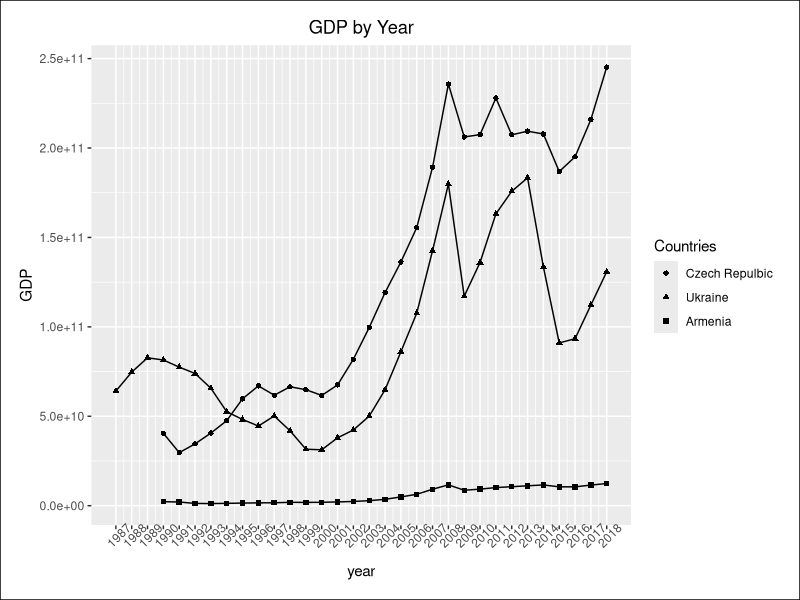
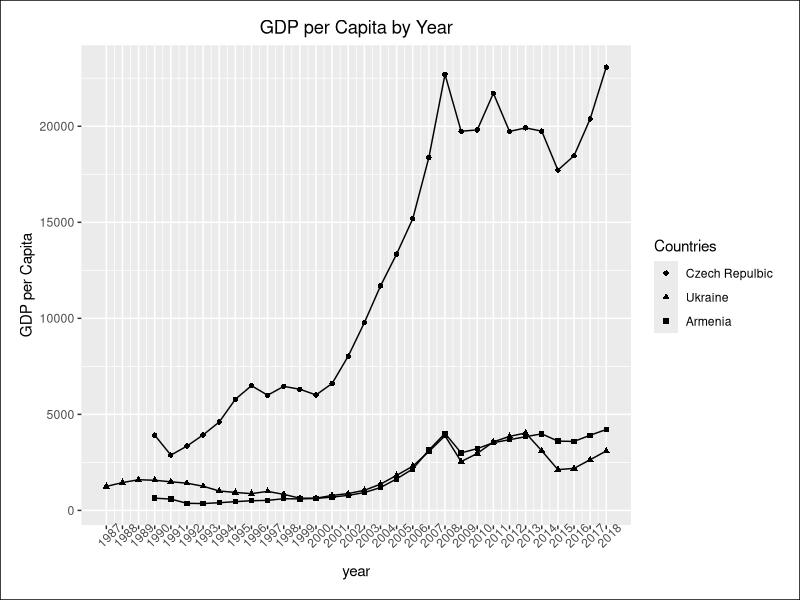
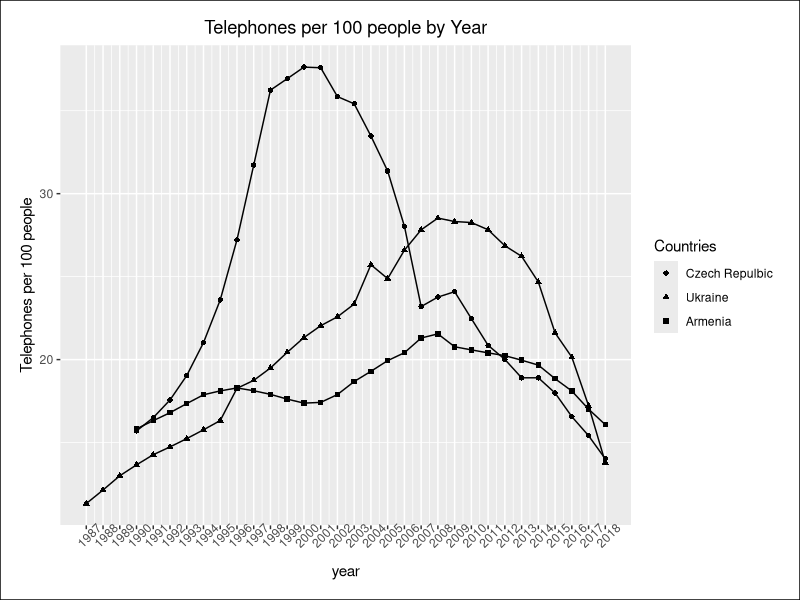
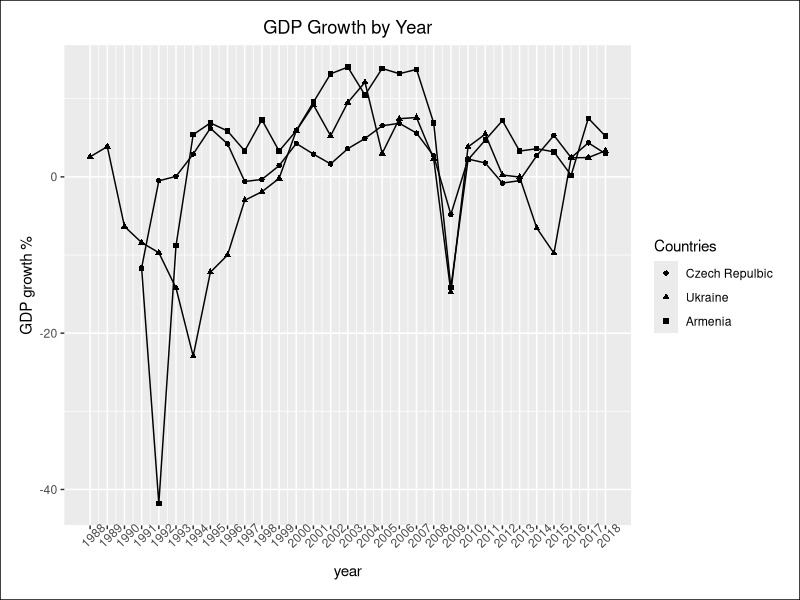
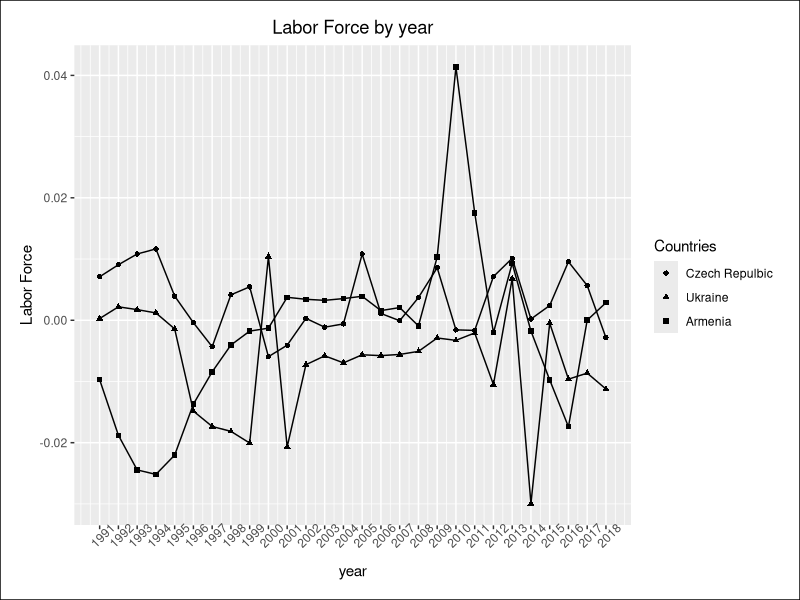
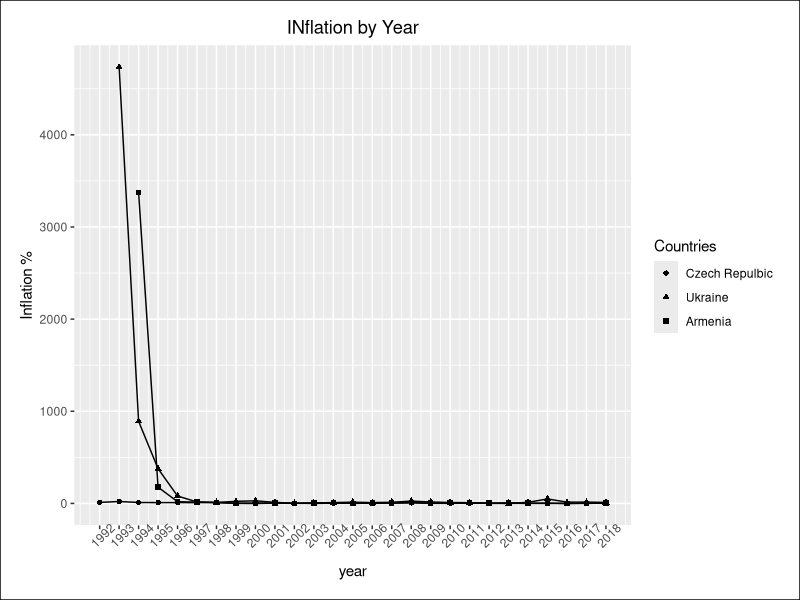
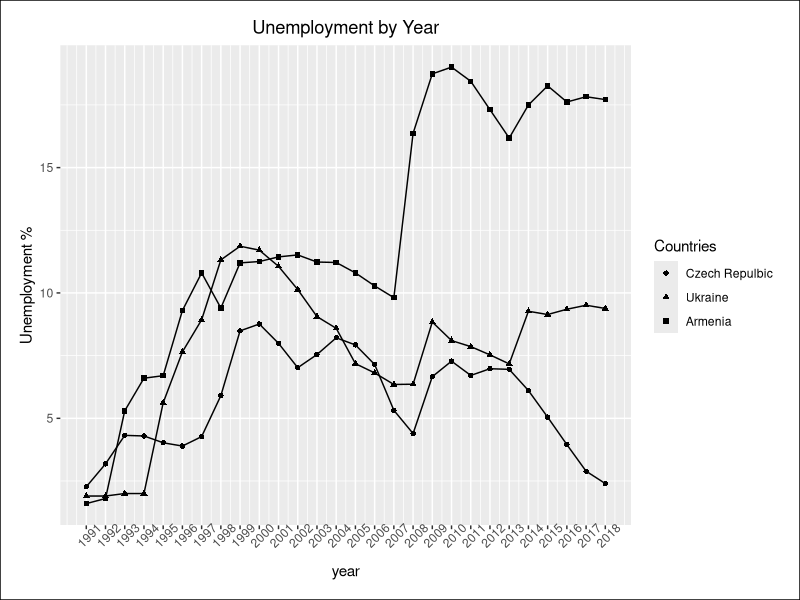
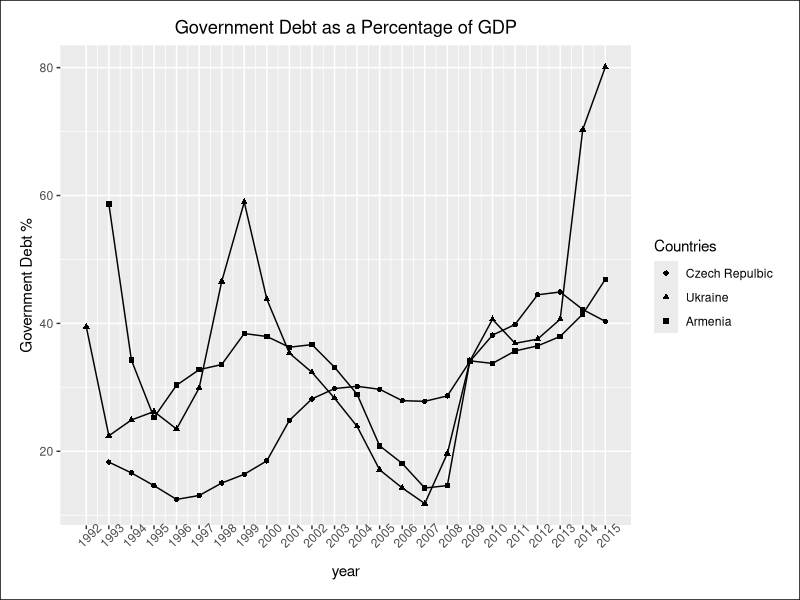

R code for these plots, in order:
library(readxl)
library(ggplot2)
library(reshape2)
library(ggforce)
czech_republic <- data.frame(read_excel("Data.xlsx",sheet=2))
ukraine <- data.frame(read_excel("Data.xlsx",sheet=3))
armenia <- data.frame(read_excel("Data.xlsx",sheet=4))

##################graphing function #########################

grapher <- function(title,df,y){
names(df) <- c("year","Czech Repulbic","Ukraine","Armenia")
df_melted<-melt(df,id.vars="year")
df_melted <- subset(df_melted,!is.na(df_melted$value))
plot<-ggplot(data=df_melted,aes(x=year,y=value,shape=variable))+
  geom_line()+
  geom_point()+
  labs(shape="Countries",y=y,title=title)+
  theme(plot.margin = margin(0.5,0.5,0.5,0.5,"cm"),plot.background = element_rect(colour="black"),
        axis.text.x = element_text(angle =45),plot.title = element_text(hjust=0.5))+
  scale_x_continuous(breaks=unique(df_melted$year))
plot
}

###########GDP##############
df <- data.frame(armenia$year,czech_republic$gdp,
                 ukraine$gdp,armenia$gdp)
title <- "GDP by Year"
y <- "GDP"
grapher(title,df,y)

###########GDP per capita##############
df <- data.frame(armenia$year,czech_republic$gdp_cap,
                 ukraine$gdp_cap,armenia$gdp_cap)
title <- "GDP per Capita by Year"
y <- "GDP per Capita"
grapher(title,df,y)

############telephones per 100 people#############
df <- data.frame(armenia$year,czech_republic$telephone,
                 ukraine$telephone,armenia$telephone)
title <- "Telephones per 100 people by Year"
y <- "Telephones per 100 people"
grapher(title,df,y)

#######GDP Growth###############
df <- data.frame(armenia$year,czech_republic$gdp_growth,
                 ukraine$gdp_growth,armenia$gdp_growth)
title <- "GDP Growth by Year"
y <- "GDP growth %"
grapher(title,df,y)

########labor force ###########
df <- data.frame(armenia$year,czech_republic$labor_growth,
                 ukraine$labor_growth,armenia$labor_growth)
title <- "Labor Force by year"
y<- "Labor Force"
grapher(title,df,y)

#######inflation############
df <- data.frame(armenia$year,czech_republic$inflation_cpi,
                 ukraine$inflation_cpi,armenia$inflation_cpi)
title <- "INflation by Year"
y<- "Inflation %"
grapher(title,df,y)

###########unemployment###########
df <- data.frame(armenia$year,czech_republic$unemployment,
                 ukraine$unemployment,armenia$unemployment)
title <- "Unemployment by Year"
y<- "Unemployment %"
grapher(title,df,y)

##########government debt as a percentage of GDP########
df <- data.frame(armenia$year,czech_republic$debt_gdp,
                 ukraine$debt_gdp,armenia$debt_gdp)
title <- "Government Debt as a Percentage of GDP"
y<- "Government Debt %"
grapher(title,df,y)

############FDI as a percentage of GDP############
df <- data.frame(armenia$year,czech_republic$fdi_gdp,
                 ukraine$fdi_gdp,armenia$fdi_gdp)
title <- "FDI as a Percentage of GDP"
y<- "FDI Debt %"
grapher(title,df,y)

###########Gross Capital formation as a percentage of GDP########
df <- data.frame(armenia$year,czech_republic$capital_gdp,
                 ukraine$capital_gdp,armenia$capital_gdp)
title <- "Gross Capital Formation as a Percentage of GDP"
y<- "Gross Capital Formation %"
grapher(title,df,y)
